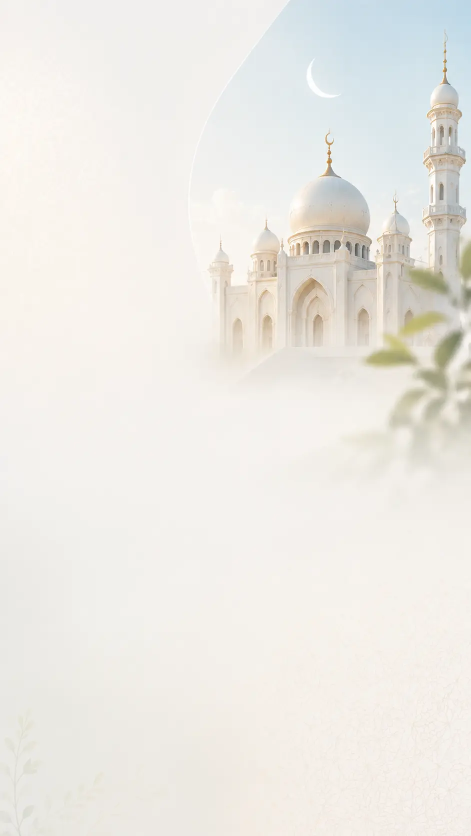
#> input picture quran_app/docs/images/background.webp, 941 x 1672 px, found by its file name (shown at 1/2 size)
$ python build_home_background.py
#> lines starting #> are read from the running program, lines starting #| are printed output that depends on the picture
"""Готовит фоновую картинку главного экрана в формате WebP.

Источник: docs/images/background.webp (941×1672).
Цель: assets/images/backgrounds/home_background.webp (1080×2400).

Алгоритм:
  1. Целевое полотно 1080×2400 с кремовым фоном `AppColors.background`.
  2. Исходник 941×1672 помещается **целиком** по центру горизонтально
     (отступы ~70px слева/справа) и сверху по вертикали. Снизу
     добавляется кремовое поле 728px — на исходнике внизу однородный
     светлый фон, поэтому граница будет незаметна.

В UI используется `BoxFit.cover` с `alignment: topRight` —
мечеть остаётся в правом верхнем углу на любых пропорциях экрана.
"""
from __future__ import annotations

import os

from PIL import Image

SRC = r"F:\My_VC_Projects\docs\images\background.webp"
DST = r"F:\My_VC_Projects\quran_app\assets\images\backgrounds\home_background.webp"

W, H = 1080, 2400
# Кремовый фон приложения (AppColors.background = #FAF7F0).
BG = (250, 247, 240)


def main() -> None:
    src = Image.open(SRC).convert("RGB")
#> src is the input picture: PIL image 941x1672 RGB; mean R, G, B 236.7, 234.4, 228.9
    sw, sh = src.size  # 941×1672
#> sw = 941; sh = 1672

    # Целевое полотно с кремовым фоном.
    canvas = Image.new("RGB", (W, H), BG)
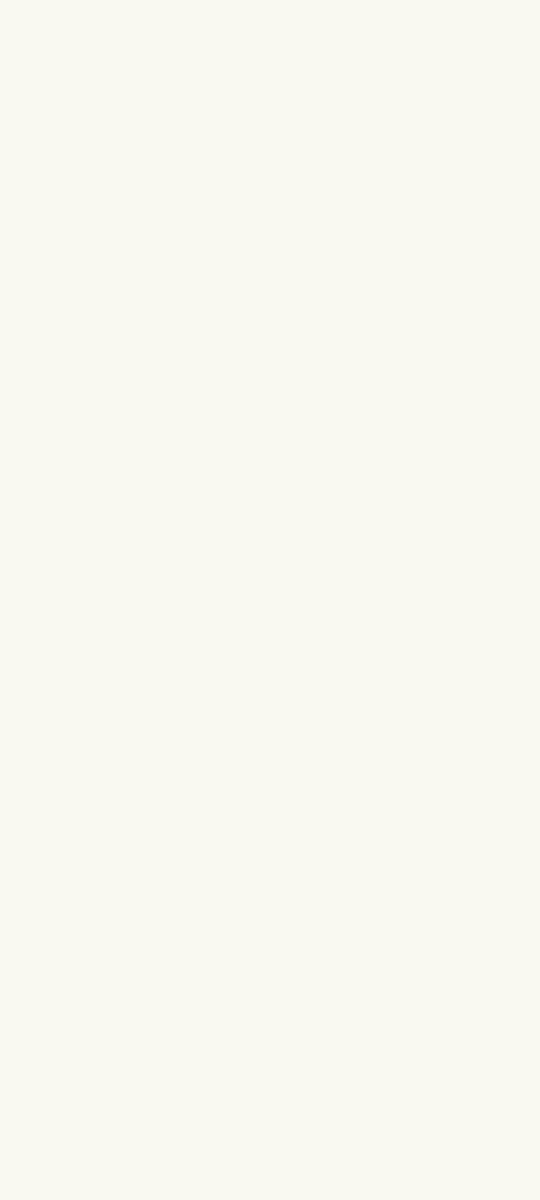
#> canvas: PIL image 1080x2400 RGB (shown at 1/2 size); mean R, G, B 250, 247, 240

    # Размещаем исходник по центру горизонтально, сверху по вертикали.
    x_offset = (W - sw) // 2
#> x_offset = 69
    y_offset = 0
    canvas.paste(src, (x_offset, y_offset))
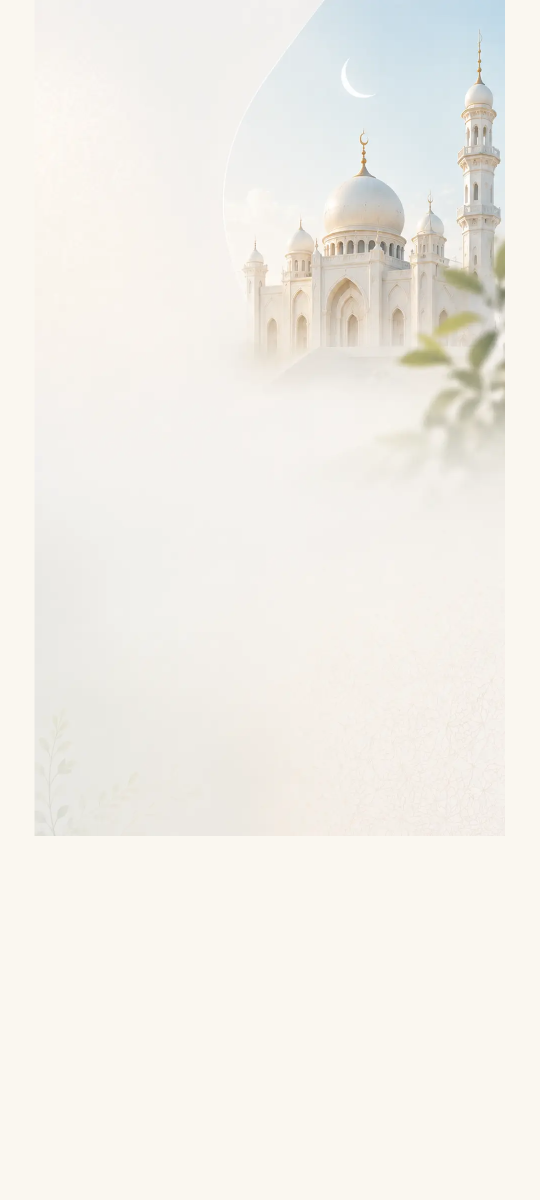
#> canvas: PIL image 1080x2400 RGB (shown at 1/2 size); mean R, G, B 241.9, 239.3, 233.3

    os.makedirs(os.path.dirname(DST), exist_ok=True)
    canvas.save(DST, "WEBP", quality=82, method=6)

    size_kb = os.path.getsize(DST) / 1024
    print(f"Saved: {DST} ({W}x{H}, src={sw}x{sh}, {size_kb:.1f} KB)")
#| Saved: F:\My_VC_Projects\quran_app\assets\images\backgrounds\home_background.webp (1080x2400, src=941x1672, 23.6 KB)
    print(f"Padding: left={x_offset}px, right={W - sw - x_offset}px, "
          f"bottom={H - sh}px")
#| Padding: left=69px, right=70px, bottom=728px


if __name__ == "__main__":
    main()
